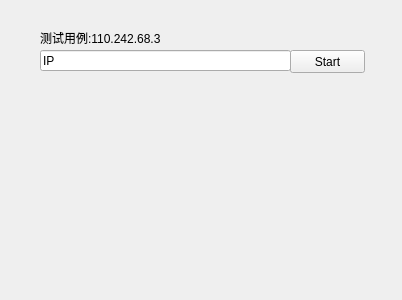
<?xml version="1.0" encoding="UTF-8"?>
<ui version="4.0">
 <class>WhereIP</class>
 <widget class="QWidget" name="WhereIP">
  <property name="geometry">
   <rect>
    <x>0</x>
    <y>0</y>
    <width>402</width>
    <height>300</height>
   </rect>
  </property>
  <property name="windowTitle">
   <string>Form</string>
  </property>
  <widget class="QLineEdit" name="lineEdit">
   <property name="geometry">
    <rect>
     <x>40</x>
     <y>50</y>
     <width>251</width>
     <height>21</height>
    </rect>
   </property>
   <property name="text">
    <string>IP</string>
   </property>
  </widget>
  <widget class="QLabel" name="label">
   <property name="geometry">
    <rect>
     <x>40</x>
     <y>30</y>
     <width>231</width>
     <height>16</height>
    </rect>
   </property>
   <property name="text">
    <string>测试用例:110.242.68.3</string>
   </property>
  </widget>
  <widget class="QPushButton" name="pushButton">
   <property name="geometry">
    <rect>
     <x>290</x>
     <y>50</y>
     <width>75</width>
     <height>23</height>
    </rect>
   </property>
   <property name="text">
    <string>Start</string>
   </property>
  </widget>
 </widget>
 <resources/>
 <connections/>
</ui>
